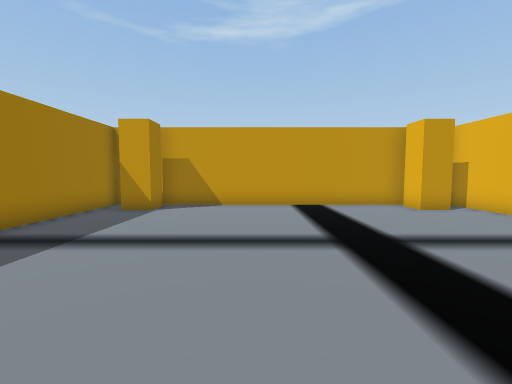
View 1 (above)

16 first-person views from a walk through a Unity game level. The camera is 1.2 m above the floor, tilts 4° down and sees 90° across. Doors are open. The floor is counted in squares, 1 m on a side. Each view is taken from the middle of a square. On the plan, view 1 faces up. The plan holds only what a view shows up to about 12 squares ahead; the rest is blank. The place goes on beyond the plan. Some animated figures are left out.

View 2
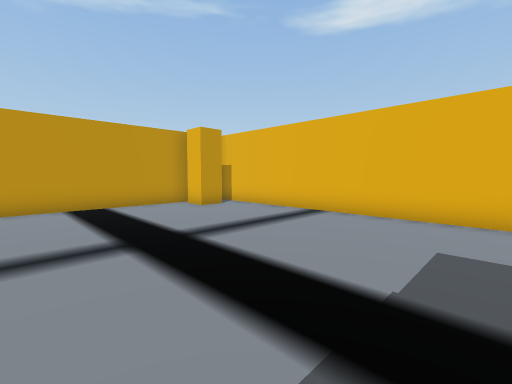

View 3
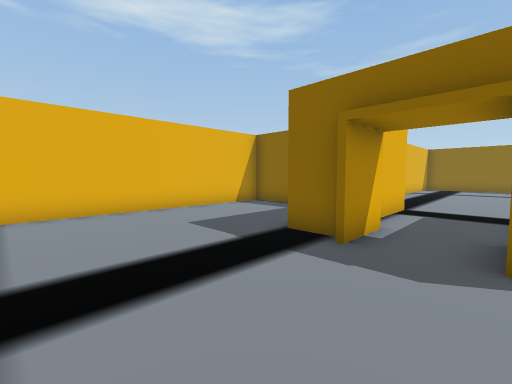

View 4
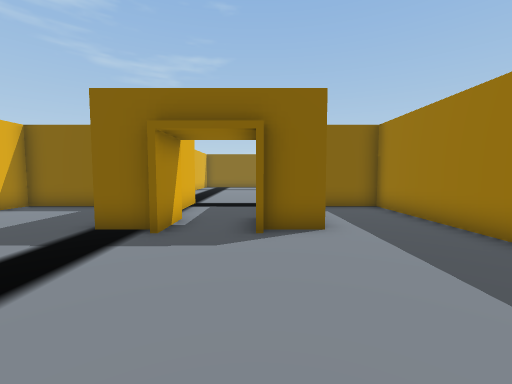

View 5
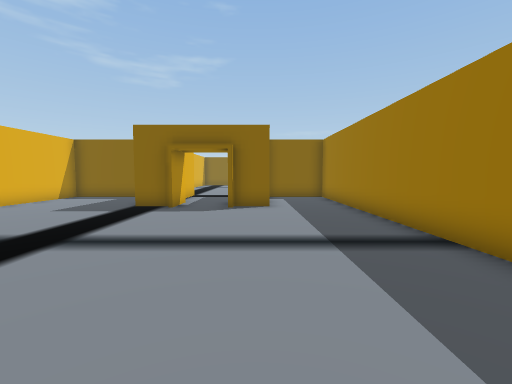

View 6
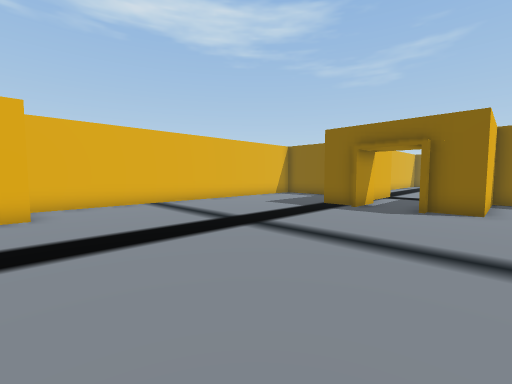

View 7
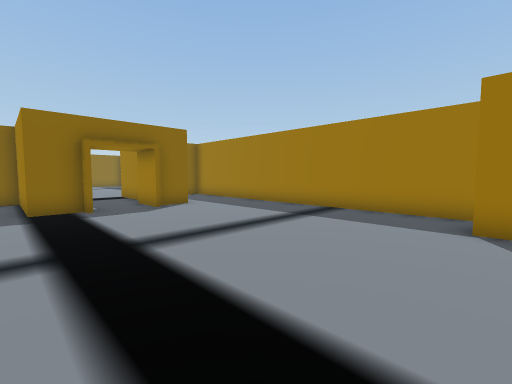

View 8
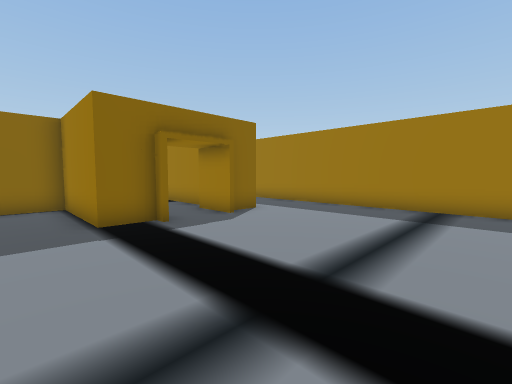

View 9
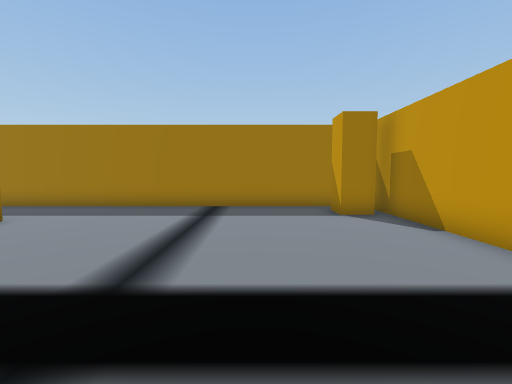

View 10
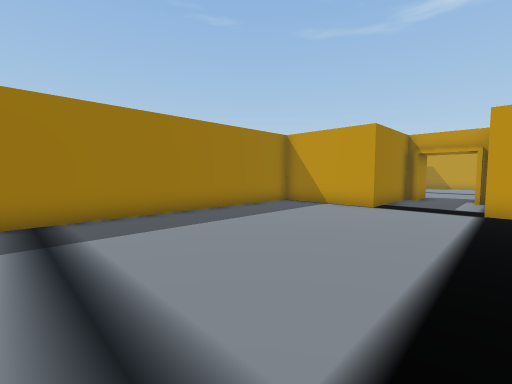

View 11
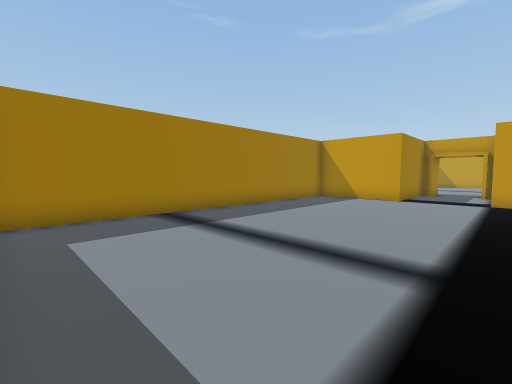

View 12
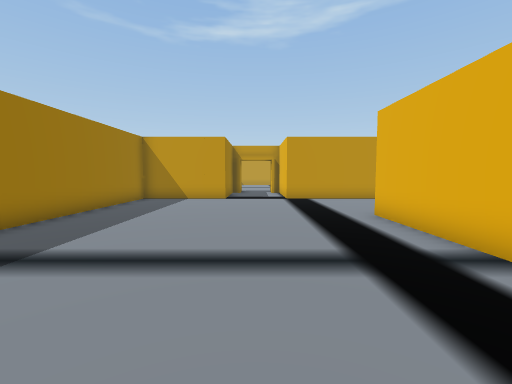

View 13
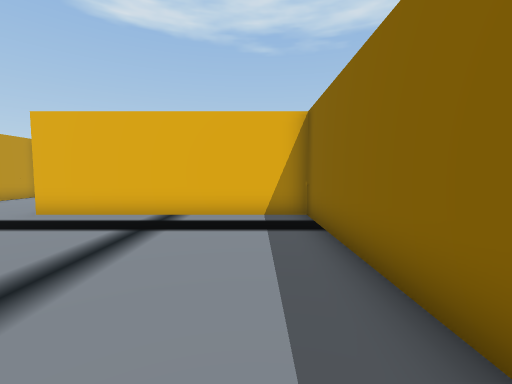

View 14
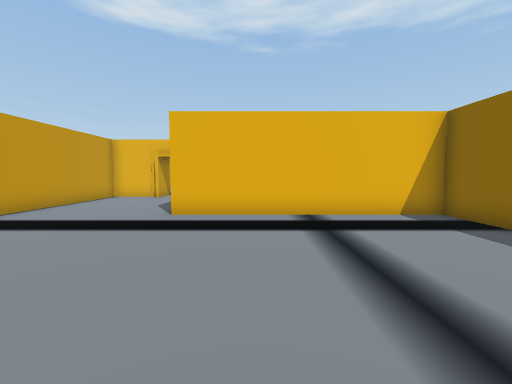

View 15
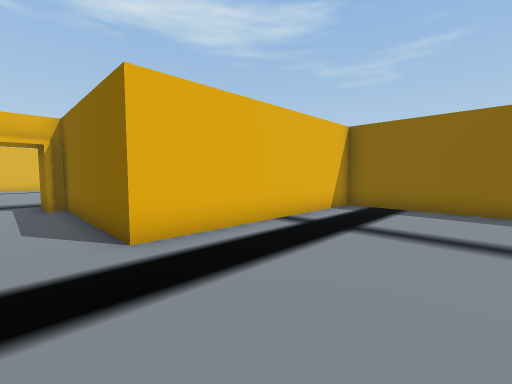

View 16
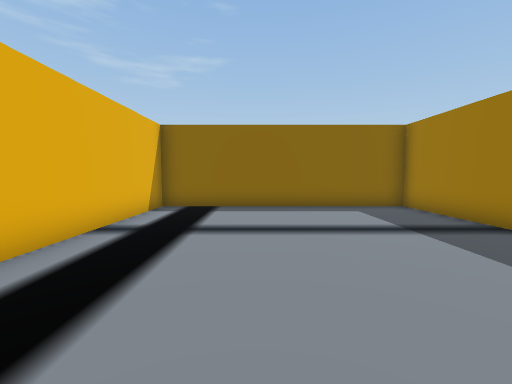

### Floor plan
Points are (right, up) in squares from view 1. A wall is a line through its corners. A room is listed if a view was taken in it or the views show most of it. See-through windows are left out.
Room 1 (views 1, 2, 3, 4, 5, 6, 7, 8, 9)
walls: (1.1, -0.5) (2.5, -0.5) (2.5, -4.5) (7.5, -4.5) (7.5, 9.9); (1, -1.9) (1, -0.1); (5.9, 10) (-5.5, 10) (-5.5, -4.5) (-2.5, -4.5) (-2.5, -0.5) (-1.1, -0.5)
ways out: open door at (0, -1) to room 2
objects: other object (-4, 9); other object (6, 9)
Room 2 (views 10, 11, 12, 13, 14, 15, 16)
walls: (-1.5, -1.5) (-1.5, -5.5) (-5.5, -5.5) (-5.5, -18.5) (3.5, -18.5) (3.5, -10.5) (8.5, -10.5); (8.1, -5.5) (1.5, -5.5) (1.5, -3.1); (-1, -0.1) (-1, -1.9)
ways out: open door at (0, -1) to room 1

Where each view was taken, in squares from view 1:
view 1: 0 up, 0 right, facing up
view 2: 0 up, 0 right, facing up-right
view 3: 4 up, 1 left, facing down-right
view 4: 5 up, 1 left, facing down
view 5: 9 up, 2 left, facing down
view 6: 9 up, 3 left, facing down-right
view 7: 9 up, 3 right, facing down-left
view 8: 6 up, 4 right, facing down-left
view 9: 6 up, 4 right, facing left
view 10: 15 down, 2 right, facing up-left
view 11: 18 down, 2 right, facing up-left
view 12: 18 down, 0 right, facing up
view 13: 17 down, 4 left, facing right
view 14: 13 down, 4 left, facing right
view 15: 9 down, 1 left, facing down-right
view 16: 9 down, 0 right, facing down
